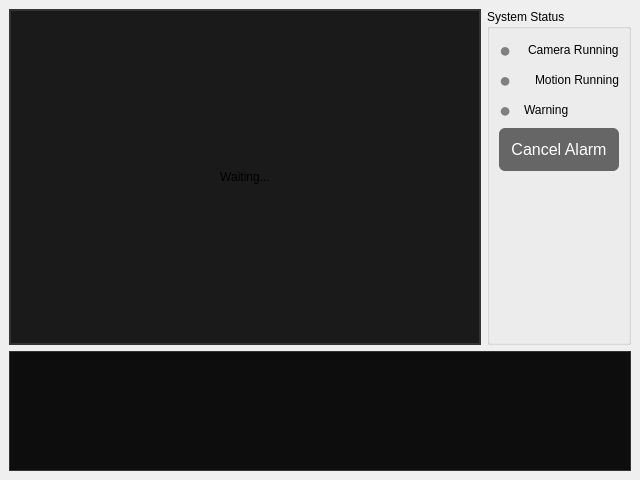
<?xml version="1.0" encoding="UTF-8"?>
<ui version="4.0">
 <class>MainWindow</class>
 <widget class="QMainWindow" name="MainWindow">
  <property name="geometry">
   <rect>
    <x>0</x>
    <y>0</y>
    <width>640</width>
    <height>480</height>
   </rect>
  </property>
  <property name="windowTitle">
   <string>MainWindow</string>
  </property>
  <widget class="QWidget" name="centralwidget">
   <layout class="QVBoxLayout" name="verticalLayout_2">
    <item>
     <layout class="QVBoxLayout" name="verticalLayout" stretch="8,1">
      <item>
       <layout class="QHBoxLayout" name="horizontalLayout">
        <item>
         <widget class="QLabel" name="previewLabel">
          <property name="sizePolicy">
           <sizepolicy hsizetype="Expanding" vsizetype="Expanding">
            <horstretch>0</horstretch>
            <verstretch>0</verstretch>
           </sizepolicy>
          </property>
          <property name="minimumSize">
           <size>
            <width>0</width>
            <height>0</height>
           </size>
          </property>
          <property name="styleSheet">
           <string notr="true">background-color: #1a1a1a; border: 2px solid #333;</string>
          </property>
          <property name="text">
           <string>Waiting...</string>
          </property>
          <property name="scaledContents">
           <bool>true</bool>
          </property>
          <property name="alignment">
           <set>Qt::AlignCenter</set>
          </property>
         </widget>
        </item>
        <item>
         <widget class="QGroupBox" name="statusGroup">
          <property name="sizePolicy">
           <sizepolicy hsizetype="Fixed" vsizetype="Preferred">
            <horstretch>0</horstretch>
            <verstretch>0</verstretch>
           </sizepolicy>
          </property>
          <property name="maximumSize">
           <size>
            <width>180</width>
            <height>16777215</height>
           </size>
          </property>
          <property name="title">
           <string>System Status</string>
          </property>
          <layout class="QVBoxLayout" name="verticalLayout_5">
           <item>
            <layout class="QVBoxLayout" name="verticalLayout_4">
             <item>
              <layout class="QHBoxLayout" name="horizontalLayout_8">
               <item>
                <widget class="QLabel" name="dotWatcher">
                 <property name="styleSheet">
                  <string notr="true">color: gray; font-size: 20px;</string>
                 </property>
                 <property name="text">
                  <string>●</string>
                 </property>
                </widget>
               </item>
               <item>
                <widget class="QLabel" name="label">
                 <property name="text">
                  <string>Camera Running</string>
                 </property>
                </widget>
               </item>
              </layout>
             </item>
             <item>
              <layout class="QHBoxLayout" name="horizontalLayout_5">
               <item>
                <widget class="QLabel" name="label_2">
                 <property name="styleSheet">
                  <string notr="true">color: gray; font-size: 20px;</string>
                 </property>
                 <property name="text">
                  <string>●</string>
                 </property>
                </widget>
               </item>
               <item>
                <widget class="QLabel" name="label_5">
                 <property name="text">
                  <string>Motion Running</string>
                 </property>
                </widget>
               </item>
              </layout>
             </item>
             <item>
              <layout class="QHBoxLayout" name="horizontalLayout_7">
               <item>
                <widget class="QLabel" name="label_3">
                 <property name="styleSheet">
                  <string notr="true">color: gray; font-size: 20px;</string>
                 </property>
                 <property name="text">
                  <string>●</string>
                 </property>
                </widget>
               </item>
               <item>
                <widget class="QLabel" name="label_4">
                 <property name="text">
                  <string>Warning               </string>
                 </property>
                </widget>
               </item>
              </layout>
             </item>
            </layout>
           </item>
           <item>
            <widget class="QPushButton" name="cancelBtn">
             <property name="enabled">
              <bool>false</bool>
             </property>
             <property name="styleSheet">
              <string notr="true">QPushButton { background-color: #CC3333; color: white; font-size: 16px; padding: 12px;
  border-radius: 6px; }
  QPushButton:hover { background-color: #FF4444; }
  QPushButton:disabled { background-color: #666; }</string>
             </property>
             <property name="text">
              <string>Cancel Alarm</string>
             </property>
            </widget>
           </item>
           <item>
            <spacer name="verticalSpacer">
             <property name="orientation">
              <enum>Qt::Vertical</enum>
             </property>
             <property name="sizeHint" stdset="0">
              <size>
               <width>20</width>
               <height>40</height>
              </size>
             </property>
            </spacer>
           </item>
          </layout>
         </widget>
        </item>
       </layout>
      </item>
      <item>
       <widget class="QTextBrowser" name="logView">
        <property name="sizePolicy">
         <sizepolicy hsizetype="Expanding" vsizetype="Fixed">
          <horstretch>0</horstretch>
          <verstretch>0</verstretch>
         </sizepolicy>
        </property>
        <property name="minimumSize">
         <size>
          <width>0</width>
          <height>120</height>
         </size>
        </property>
        <property name="maximumSize">
         <size>
          <width>16777215</width>
          <height>120</height>
         </size>
        </property>
        <property name="styleSheet">
         <string notr="true">QTextEdit { background-color: #0d0d0d; color: #00CC66; font-family: monospace; font-size:
  12px; border: 1px solid #333; }</string>
        </property>
       </widget>
      </item>
     </layout>
    </item>
   </layout>
  </widget>
 </widget>
 <resources/>
 <connections/>
</ui>
